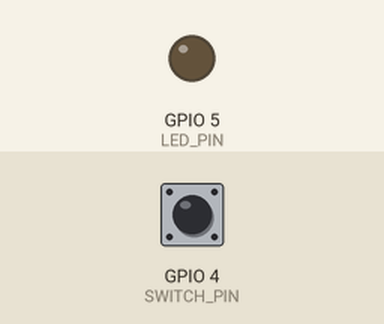
Bench run of a program on a simulated Raspberry Pi (BCM pin numbers). Parts: output pins drawn as LEDs (lit = HIGH). Inputs (shaded band) come from the test bench; at power-on: GPIO 4 (SWITCH_PIN) LOW. What the program prints to the terminal is not drawn.

Above: at 1.2 s.
1.3 s: GPIO 4 (SWITCH_PIN) pulled HIGH for 0.15 s
At 1.37 s:
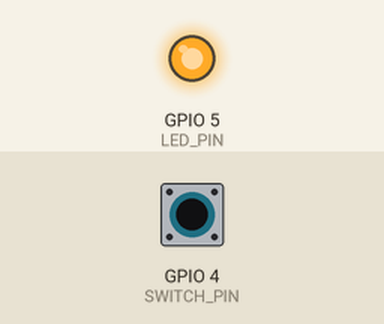
2.9 s: GPIO 4 (SWITCH_PIN) pulled HIGH for 3.2 s
At 7.3 s:
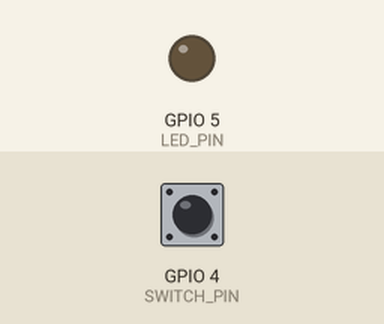
Timing chart, 0 to 8.8 s (numbered marks = the images above; inputs shaded):
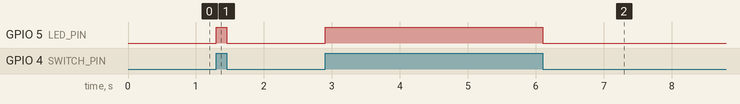

The program:

switch_led.py
```python
import RPi.GPIO as GPIO

LED_PIN = 5
SWITCH_PIN = 4

GPIO.setmode(GPIO.BCM)
GPIO.setup(LED_PIN, GPIO.OUT)
GPIO.setup(SWITCH_PIN, GPIO.IN, pull_up_down=GPIO.PUD_DOWN) # 내부 pull down 저항

try:
  while True:
    val = GPIO.input(SWITCH_PIN) # 누르지 않은 경우 0, 눌렀을 때는 1
    print(val)
    GPIO.output(LED_PIN, val)    # GPIO.HIGH (1), GPIO.LOW (0)
finally:
  GPIO.cleanup()
  print("Clean up and exit")
```

Measured:
- after the input at 1.3 s, GPIO 5 (LED_PIN): LOW → HIGH at once, → LOW 0.15 s later
- after the input at 2.9 s, GPIO 5 (LED_PIN): LOW → HIGH at once, → LOW 3.2 s later
